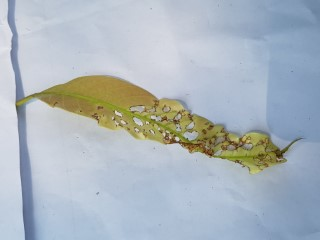
#> input picture Dataset_leafs/Anthracnose/20211008_125014 (Custom).jpg, 320 x 240 px; its folder holds 4 pictures in this run
$ python Sprint2_resize_images.py
#> lines starting #> are read from the running program, lines starting #| are printed output that depends on the picture
from PIL import Image
import os
import glob

source_directory = 'Dataset_leafs/Anthracnose'

destination_directory = 'Dataset_leafs_resize/Anthracnose'

new_size = (256, 256)

# Percorre todas as imagens no diretório de origem usando glob
images = glob.glob(os.path.join(source_directory, '*.jpg'))

for image_path in images:
    try:
        image = Image.open(image_path)
#> image is the input picture: PIL image 320x240 RGB; mean R, G, B 171.9, 181.8, 189.5

        resized_image = image.resize(new_size)
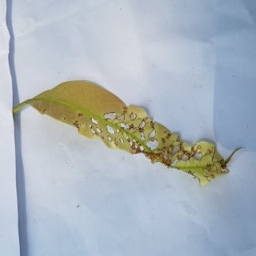
#> resized_image: PIL image 256x256 RGB; mean R, G, B 171.9, 181.8, 189.5

        file_name = os.path.basename(image_path)

        # Cria o diretório de destino se não existir
        if not os.path.exists(destination_directory):
            os.makedirs(destination_directory)

        # Salva a imagem redimensionada no diretório de destino
        resized_image.save(os.path.join(destination_directory, file_name))

        print(f'Imagem {file_name} redimensionada e salva com sucesso.')

    except Exception as e:
        print(f'Erro ao processar a imagem {image_path}: {str(e)}')
#> pass 2 of the loop `for image_path in images:`:
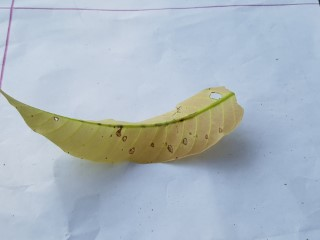
#> input picture Dataset_leafs/Anthracnose/20211008_125052 (Custom).jpg, 320 x 240 px
#> image is the input picture: PIL image 320x240 RGB; mean R, G, B 171.2, 183, 192.4
#> `resized_image = image.resize(new_size)`:
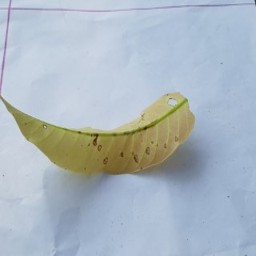
#> resized_image: PIL image 256x256 RGB; mean R, G, B 171.2, 183, 192.4
